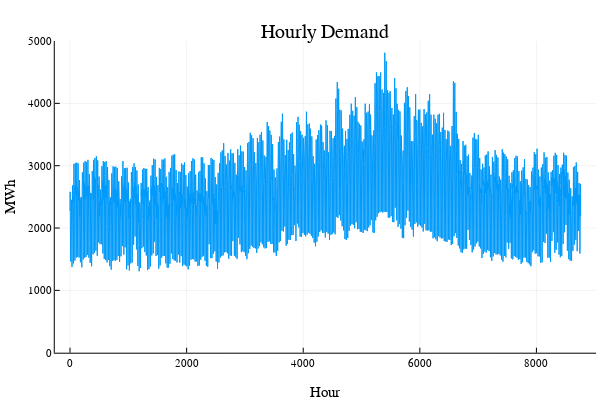

The notebook cell saved with this chart:
### Markdown cell above
Let's plot the demand to get a feel for what we're working with here...

### Code cell
plot(demand.Demand, ylims=(0,5000), label="")
title!("Hourly Demand")
xaxis!("Hour")
yaxis!("MWh")

### Figure 1 — Plotly figure (JSON) as saved in the notebook; plotly's stock layout.template omitted (floating-point values rounded to 4 significant figures; data arrays with more than 128 entries replaced by an {"elided": "..."} marker saying what was removed)
{"data": [{"colorbar": {"title": ""}, "legendgroup": "", "line": {"color": "rgba(0, 154, 250, 1.000)", "dash": "solid", "shape": "linear", "width": 1}, "mode": "lines", "name": "", "showlegend": false, "type": "scatter", "x": {"elided": "8760 int values"}, "xaxis": "x1", "y": {"elided": "8760 int values"}, "yaxis": "y1", "zmax": null, "zmin": null}], "layout": {"annotations": [{"font": {"color": "rgba(0, 0, 0, 1.000)", "family": "sans-serif", "size": 20}, "rotation": 0, "showarrow": false, "text": "Hourly Demand", "x": 0.5424, "xanchor": "center", "xref": "paper", "y": 1, "yanchor": "top", "yref": "paper"}], "height": 400, "legend": {"bgcolor": "rgba(255, 255, 255, 1.000)", "bordercolor": "rgba(0, 0, 0, 1.000)", "borderwidth": 1, "font": {"color": "rgba(0, 0, 0, 1.000)", "family": "sans-serif", "size": 11}, "tracegroupgap": 0, "traceorder": "normal", "x": 1, "xanchor": "auto", "y": 1, "yanchor": "auto"}, "margin": {"b": 20, "l": 0, "r": 0, "t": 20}, "paper_bgcolor": "rgba(255, 255, 255, 1.000)", "plot_bgcolor": "rgba(255, 255, 255, 1.000)", "showlegend": true, "width": 600, "xaxis": {"anchor": "y1", "domain": [0.09128, 0.9934], "gridcolor": "rgba(0, 0, 0, 0.100)", "gridwidth": 0.5, "linecolor": "rgba(0, 0, 0, 1.000)", "mirror": false, "range": [-261.8, 9023.0], "showgrid": true, "showline": true, "showticklabels": true, "tickangle": 0, "tickcolor": "rgb(0, 0, 0)", "tickfont": {"color": "rgba(0, 0, 0, 1.000)", "family": "sans-serif", "size": 11}, "tickmode": "array", "ticks": "inside", "ticktext": ["0", "2000", "4000", "6000", "8000"], "tickvals": [0, 2000, 4000, 6000, 8000], "title": "Hour", "titlefont": {"color": "rgba(0, 0, 0, 1.000)", "family": "sans-serif", "size": 15}, "type": "-", "visible": true, "zeroline": false, "zerolinecolor": "rgba(0, 0, 0, 1.000)"}, "yaxis": {"anchor": "x1", "domain": [0.07581, 0.9415], "gridcolor": "rgba(0, 0, 0, 0.100)", "gridwidth": 0.5, "linecolor": "rgba(0, 0, 0, 1.000)", "mirror": false, "range": [0, 5000], "showgrid": true, "showline": true, "showticklabels": true, "tickangle": 0, "tickcolor": "rgb(0, 0, 0)", "tickfont": {"color": "rgba(0, 0, 0, 1.000)", "family": "sans-serif", "size": 11}, "tickmode": "array", "ticks": "inside", "ticktext": ["0", "1000", "2000", "3000", "4000", "5000"], "tickvals": [0, 1000, 2000, 3000, 4000, 5000], "title": "MWh", "titlefont": {"color": "rgba(0, 0, 0, 1.000)", "family": "sans-serif", "size": 15}, "type": "-", "visible": true, "zeroline": false, "zerolinecolor": "rgba(0, 0, 0, 1.000)"}}}
